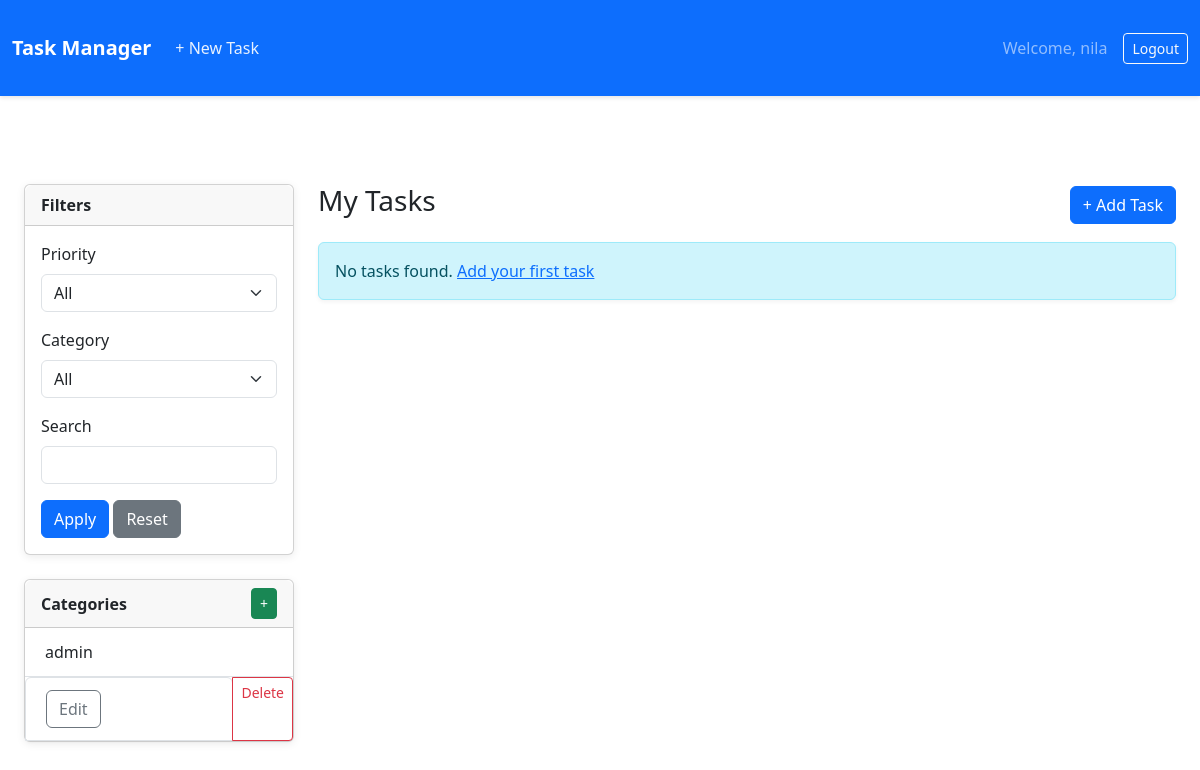
Page /?category=3 (signed in) on the earlier database version.
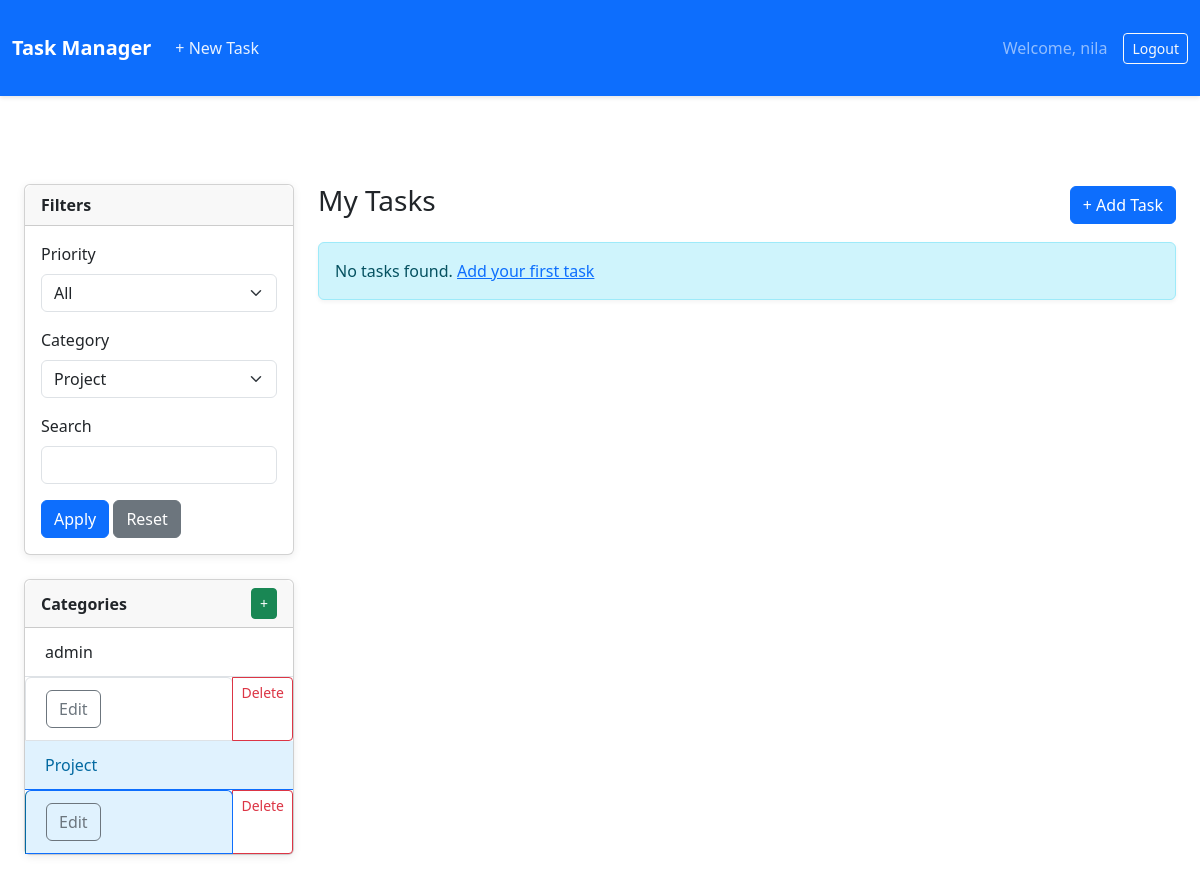
Same page on the later database version.
### taskmanager/models.py (models this page shows, shortened)
class Category(models.Model):
    name = models.CharField(max_length=100)
    user = models.ForeignKey(User, on_delete=models.CASCADE)
    class Meta:
        verbose_name_plural = "Categories"

### taskmanager/views.py (the view)
# urls.py: path('', views.dashboard, name='dashboard'),
@login_required
def dashboard(request):
    tasks = Task.objects.filter(user=request.user).order_by('-created_at')
    categories = Category.objects.filter(user=request.user)
    category_form = CategoryForm()
    priority = request.GET.get('priority', '')
    category_id = request.GET.get('category', '')
    search_query = request.GET.get('search', '')  # Changed variable name
    if priority:
        tasks = tasks.filter(priority=priority)
    if category_id:
        tasks = tasks.filter(category_id=category_id)
    if search_query: # Apply the filter
        tasks = tasks.filter(title__icontains=search_query)
    context = {
        'tasks': tasks,
        'categories': categories,
        'category_form': category_form,
        'current_priority': priority,
        'current_category': category_id,
        'current_search': search_query,
    }
    return render(request, 'taskmanager/dashboard.html', context)

### taskmanager/forms.py
class CategoryForm(forms.ModelForm):
    class Meta:
        model = Category
        fields = ["name"]

### taskmanager/templates/taskmanager/dashboard.html (shortened to what the changed rows need)
{% extends "taskmanager/base.html" %}
{% block content %}
<div class="container-fluid mt-4">
    <div class="row">
        <div class="col-md-3">
            <div class="card mb-4">
                <div class="card-body">
                    <form method="get">
                        <div class="mb-3">
                            <label class="form-label">Category</label>
                            <select name="category" class="form-select">
                                <option value="">All</option>
                                {% for category in categories %}
                                <option value="{{ category.id }}" {% if request.GET.category == category.id|stringformat:"s" %}selected{% endif %}>
                                    {{ category.name }}
                                </option>
                                {% endfor %}
                            </select>
                        </div>
                    </form>
                </div>
            </div>
            <div class="card">
                <div class="list-group list-group-flush">
                    {% for category in categories %}
                    <a href="?category={{ category.id }}"
                       class="list-group-item list-group-item-action d-flex justify-content-between align-items-center {% if request.GET.category == category.id|stringformat:"s" %}active{% endif %}">
                        {{ category.name }}
                        <div class="btn-group btn-group-sm">
                            <button class="btn btn-outline-secondary edit-category-btn"
                                    data-category-id="{{ category.id }}" data-bs-toggle="modal" data-bs-target="#editCategoryModal-{{ category.id }}">
                                Edit
                            </button>
                            <a href="{% url 'delete_category' category.id %}" class="btn btn-outline-danger">Delete</a>
                        </div>
                    </a>
                    {% empty %}
                    <div class="list-group-item text-muted">No categories yet</div>
                    {% endfor %}
                </div>
            </div>
        </div>
    </div>
</div>
{% endblock %}

Differences in the rows shown:
added Category: name "Project"
Other differences:
form field category: "All" → "Project"
